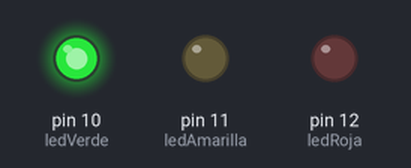
A sketch run on a simulated Arduino Uno, built with avr-gcc and run on an emulated ATmega328P. On the bench: output pins drawn as LEDs (lit = HIGH).

Above: at 2.5 s.
At 5.12 s:
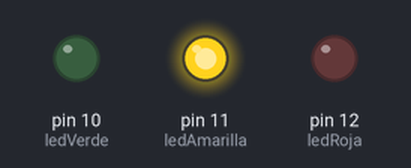
At 5.87 s:
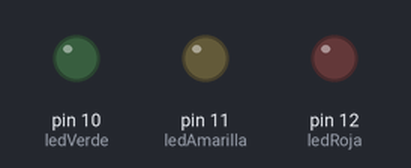
At 9.5 s:
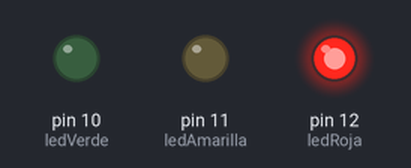
Timing chart, 0 to 15.6 s (numbered marks = the images above):
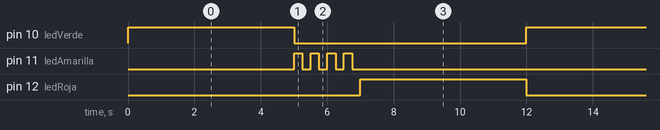

The sketch:

02-SemaforoRealistaMejoradoParpadeosLuzAmarillaEnBucle1.ino
```cpp
/*
Semáforo Proyecto 1:
    Tenemos tres leds sencillos en total

    Un led verde en el pin 10.
    Un led amarillo en el pin 11.
    Un led rojo en el pin 12.
    Sabemos que los proyectos con semáforos acaban siendo odiados por lo mucho que se usan (o abusan), pero están bien para aprender. La tarea final de este proyecto es escribir un programa que encienda y apague las luces según un semáforo, de momento sin parpadear. Debe hacer lo típico:

    Encender el led verde 5 segundos.
    Encender el led amarillo 2 segundos.
    Encender el led rojo 5 segundos.

Semáforo realista:
    Tengo un led amarillo, que es lo que parpadea ahora
    Al semáforo de la tarea del proyecto 1 le vamos a añadir una complicación para que sea más realista: la luz amarilla en lugar de estar encendida 2 segundos, ahora va a parpadear 4 veces. Entre las tareas de encender la luz verde y la roja, meteríamos unas nuevas así:
*/

int ledVerde = 10;
int ledAmarilla = 11;
int ledRoja = 12;
void setup()
{
    pinMode(ledVerde, OUTPUT);
    pinMode(ledAmarilla, OUTPUT);
    pinMode(ledRoja, OUTPUT);
}

void loop()
{
    // Luz verde
    digitalWrite(ledVerde, HIGH);
    delay(5000);
    digitalWrite(ledVerde, LOW);

    // Luz amarilla -> Semáforo realista, ahora parpadea cuatro veces durante los dos segundos -> Se enciende durante 250ms y se apaga durante 250ms = un parpadeo de 500ms = un parpadeo de medio segundo
    for (int i = 0; i < 4; i = i + 1) // Esta tarea se repetirá 4 veces -> Hacemos un for que va contando de uno en uno (i = i + 1), empezando por el 0 (i = 0), mientras el número sea menor que 4 (i < 4) -> for(i = 0; i < 4; i = i + 1) -> cuenta: 0, 1, 2 y 3; por lo que se repite cuatro veces
    {                                 // La instrucción que se repite es el parpadeo de medio segundo
        digitalWrite(11, HIGH);
        delay(250);
        digitalWrite(11, LOW);
        delay(250);
    }

    // Luz roja
    digitalWrite(ledRoja, HIGH);
    delay(5000);
    digitalWrite(ledRoja, LOW);
}
```

Measured:
- by itself, pin 10 (ledVerde), pin 12 (ledRoja): alternates HIGH for 5.0 s and LOW for 7.0 s
- by itself, pin 11 (ledAmarilla): repeats every 12.0 s: 3 × (LOW 0.25 s, HIGH 0.25 s), LOW 10.3 s, HIGH 0.25 s
- by itself, everything shown: repeats every 12.0 s, in 11 steps
